Frame 1 (no input): blank canvas, image omitted
Frame 60 (no input): blank canvas, image omitted
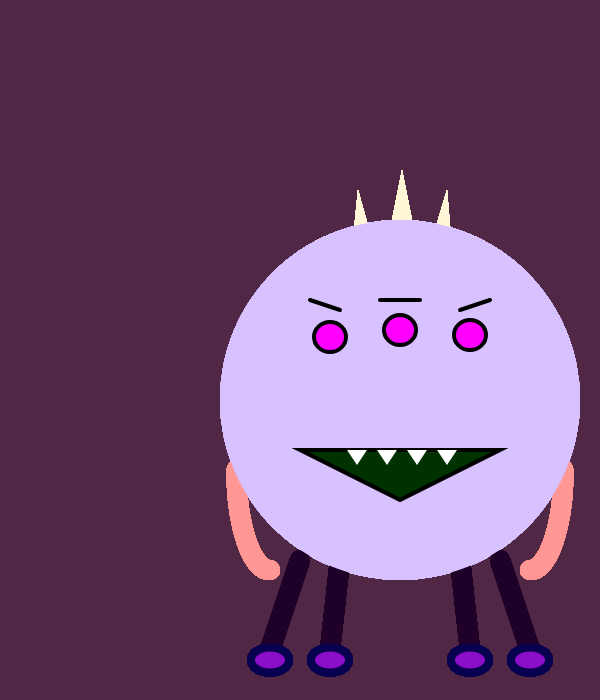
Frame 120 (the mouse pressed at the canvas centre since frame 60)

The p5.js sketch whose frames 1 and 60 were blank and that drew this single picture after the mouse press (run headless with seeded random() and noise() and a simulated clock; from frame 60 on, the mouse is pressed at the canvas centre):

// p5.js sketch
// ── sketch.js
var x; // mouseX
var y; // mouseY
var n; //x value for monster 1
var c; //y value for monster 1
var a; //red value for monster 2
var b; // green value for monster 2
var d; // blue value for monster 2

function setup() {
  createCanvas(600, 700);
  background(80, 40, 70); //yahya
}

function draw() {
  x = mouseX //affects color of eyes and location of monster 2
  y = mouseY // affects color of eyes and location of monster 2
  
//mouse must be pressed once for monster to appear on the screen
  if (mouseIsPressed) { //if mouse is pressed, monster 1 will return to original location
    n = 400
    c = 400
    monster1();
  } else //allows you to move monster with the arrow keys
    background(80, 40, 70);

  if (keyIsDown(LEFT_ARROW))
    n -= 5;
  if (keyIsDown(RIGHT_ARROW))
    n += 5;
  if (keyIsDown(UP_ARROW))
    c -= 5;
  if (keyIsDown(DOWN_ARROW))
    c += 5;
  monster1();

  if (keyIsPressed) { //if space bar is pressed (and held), you can control the position of monster 2 with the mouse
    if (keyCode == 32) {
      background(80, 40, 70)
      monster2(mouseX, mouseY);
      a = 139 //red value for monster 2
      b = 14 //green value for monster 2
      d = 200 //blue value for monster 2
    }
  }
  if (keyIsPressed){ //if c is pressed, monster 2 will now be a blue color and can be controlled with the mouse
      if (keyCode == 99){
        background(80, 40, 70)
        monster2();
        a = 70; //red value for monster 2
        b = 150; //green value for monster 2
        d = 209; //blue value for monster 2
      }
  }
}


function monster1() {
  legs();
  horns();
  arms();
  body();
  eyes();
  mouth();
}

function eyes() {
  fill(x, 0, y);
  stroke(0); //yahya
  strokeWeight(4); //yahya
  ellipseMode(CENTER); //yahya
  ellipse(n, c - 70, 32, 30); //yahya
  ellipse(n + 70, c - 65, 32, 30); //yahya
  ellipse(n - 70, c - 63, 32, 30); //yahya

  //eyebrows

  line(n - 20, c - 100, n + 20, c - 100); //yahya
  line(n - 90, c - 100, n - 60, c - 90); //yahya
  line(n + 90, c - 100, n + 60, c - 90); //yahya
}

function mouth() {
  //mouth
  fill(0, 50, 0); //yahya
  triangle(n - 100, c + 50, n, c + 100, n + 100, c + 50); //yahya

  //teeth
  noStroke();
  fill(255);
  triangle(n - 53, c + 50, n - 43, c + 65, n - 33, c + 50);
  triangle(n - 23, c + 50, n - 13, c + 65, n - 3, c + 50);
  triangle(n + 7, c + 50, n + 17, c + 65, n + 27, c + 50);
  triangle(n + 37, c + 50, n + 47, c + 65, n + 57, c + 50);
}

function body() {
  // Body
  noStroke();
  fill(215, 193, 255);
  ellipse(n, c, 360, 360);
}

function legs() {
  //legs

  strokeWeight(20); //yahya
  stroke(30, 0, 40); //yahya
  line(n - 100, c + 160, n - 130, c + 250); //yahya
  line(n - 60, c + 160, n - 70, c + 250); //yahya
  line(n + 100, c + 160, n + 130, c + 250); //yahya
  line(n + 60, c + 160, n + 70, c + 250); //yahya

  // feet
  strokeWeight(8); //yahya
  fill(139, 14, 200); //yahya
  stroke(10, 0, 80); //yahya
  ellipse(n - 70, c + 260, 38, 25); //yahya
  ellipse(n - 130, c + 260, 38, 25); //yahya
  ellipse(n + 130, c + 260, 38, 25); //yahya
  ellipse(n + 70, c + 260, 38, 25); //yahya
}

function horns() {
  //top horn
  noStroke();
  fill(255, 246, 215);
  triangle(n - 8, c - 180, n + 2, c - 230, n + 12, c - 180);

  //left horn
  noStroke();
  fill(255, 246, 215);
  triangle(n - 48, c - 150, n - 42, c - 210, n - 28, c - 160);

  //right horn
  noStroke();
  fill(255, 246, 215);
  triangle(n + 32, c - 160, n + 47, c - 210, n + 52, c - 150);
}

function arms() {
  //left arm
  stroke(255, 151, 148);
  strokeWeight(20);
  noFill();
  arc(n + 130, c + 70, 67, 200, 0, PI / 2, OPEN);

  //right arm
  stroke(255, 151, 148);
  strokeWeight(20);
  noFill();
  arc(n - 130, c + 70, 67, 200, PI / 2, PI, OPEN);
}

function monster2() {

  //body
  //fill(139, 14, 200);
  fill(a, b, d); //yahya
  strokeWeight(10); //yahya
  stroke(10, 0, 80); //yahya
  rectMode(CENTER); //yahya
  rect(x, y, 330, 300); //yahya

  //eyes
  
  fill(233, 0, 0); //yahya
  stroke(0); //yahya
  strokeWeight(4); //yahya
  ellipseMode(CENTER); //yahya
  ellipse(x, y - 70, 32, 30); //yahya
  ellipse(x + 70, y - 65, 32, 30); //yahya
  ellipse(x - 70, y - 63, 32, 30); //yahya

  //eyebrows

  line(x - 20, y - 100, x + 20, y - 100); //yahya
  line(x - 90, y - 100, x - 60, y - 90); //yahya
  line(x + 90, y - 100, x + 60, y - 90); //yahya

  //horns

  fill(0, 50, 0); //yahya
  triangle(x - 100, y + 50, x, y + 100, x + 100, y + 50); //yahya

  //horns

  fill(150); //yahya
  triangle(x - 70, y - 155, x - 110, y - 155, x - 120, y - 240); //yahya
  triangle(x + 70, y - 155, x + 110, y - 155, x + 120, y - 240); //yahya

  //legs

  strokeWeight(20); //yahya
  stroke(30, 0, 40); //yahya
  line(x - 100, y + 160, x - 130, y + 250); //yahya
  line(x - 60, y + 160, x - 70, y + 250);//yahya
  line(x + 100, y + 160, x + 130, y + 250);//yahya
  line(x + 60, y + 160, x + 70, y + 250);//yahya

  //feet

  strokeWeight(8);//yahya
  fill(139, 14, 200); //yahya
  stroke(10, 0, 80); //yahya
  ellipse(x - 70, y + 260, 38, 25); //yahya
  ellipse(x - 130, y + 260, 38, 25); //yahya
  ellipse(x + 130, y + 260, 38, 25); //yahya
  ellipse(x + 70, y + 260, 38, 25); //yahya
}
